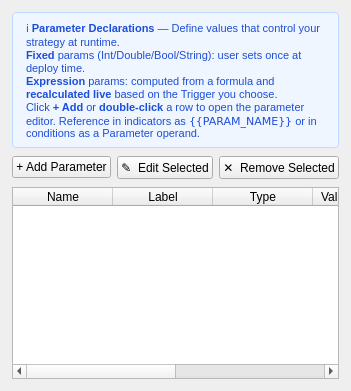
     <widget class="QWidget" name="parametersTab">
      <attribute name="title"><string>4. Parameters</string></attribute>
      <layout class="QVBoxLayout" name="paramVLayout">
       <property name="leftMargin"><number>12</number></property>
       <property name="topMargin"><number>12</number></property>
       <property name="rightMargin"><number>12</number></property>
       <property name="bottomMargin"><number>12</number></property>
       <property name="spacing"><number>8</number></property>

       <item>
        <widget class="QLabel" name="paramsInfoLabel">
         <property name="text"><string>&#x2139;  &lt;b&gt;Parameter Declarations&lt;/b&gt;  —  Define values that control your strategy at runtime.&lt;br/&gt;
&lt;b&gt;Fixed&lt;/b&gt; params (Int/Double/Bool/String): user sets once at deploy time.&lt;br/&gt;
&lt;b&gt;Expression&lt;/b&gt; params: computed from a formula and &lt;b&gt;recalculated live&lt;/b&gt; based on the Trigger you choose.&lt;br/&gt;
Click &lt;b&gt;+ Add&lt;/b&gt; or &lt;b&gt;double-click&lt;/b&gt; a row to open the parameter editor.  Reference in indicators as &lt;code&gt;{{PARAM_NAME}}&lt;/code&gt; or in conditions as a Parameter operand.</string></property>
         <property name="wordWrap"><bool>true</bool></property>
         <property name="styleSheet"><string notr="true">background:#eff6ff; color:#1d4ed8; font-size:11px; padding:7px 10px; border:1px solid #bfdbfe; border-radius:4px;</string></property>
        </widget>
       </item>

       <item>
        <layout class="QHBoxLayout" name="paramToolbar">
         <property name="spacing"><number>6</number></property>
         <item>
          <widget class="QPushButton" name="addParamBtn">
           <property name="text"><string>+ Add Parameter</string></property>
          </widget>
         </item>
         <item>
          <widget class="QPushButton" name="editParamBtn">
           <property name="text"><string>✎  Edit Selected</string></property>
          </widget>
         </item>
         <item>
          <widget class="QPushButton" name="removeParamBtn">
           <property name="text"><string>✕  Remove Selected</string></property>
          </widget>
         </item>
         <item>
          <spacer><property name="orientation"><enum>Qt::Horizontal</enum></property><property name="sizeHint" stdset="0"><size><width>0</width><height>0</height></size></property></spacer>
         </item>
        </layout>
       </item>

       <item>
        <widget class="QTableWidget" name="paramsTable">
         <property name="selectionBehavior"><enum>QAbstractItemView::SelectRows</enum></property>
         <property name="editTriggers"><set>QAbstractItemView::NoEditTriggers</set></property>
         <property name="alternatingRowColors"><bool>true</bool></property>
         <property name="showGrid"><bool>false</bool></property>
         <property name="cornerButtonEnabled"><bool>false</bool></property>
         <column><property name="text"><string>Name</string></property></column>
         <column><property name="text"><string>Label</string></property></column>
         <column><property name="text"><string>Type</string></property></column>
         <column><property name="text"><string>Value / Formula</string></property></column>
         <column><property name="text"><string>Trigger</string></property></column>
         <column><property name="text"><string>Locked</string></property></column>
        </widget>
       </item>

      </layout>
     </widget>
